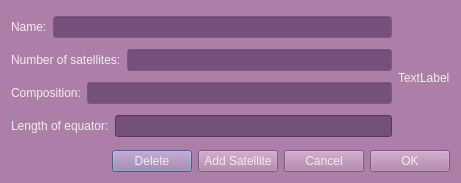
<?xml version="1.0" encoding="UTF-8"?>
<ui version="4.0">
 <class>Planet</class>
 <widget class="QDialog" name="Planet">
  <property name="geometry">
   <rect>
    <x>0</x>
    <y>0</y>
    <width>461</width>
    <height>183</height>
   </rect>
  </property>
  <property name="palette">
   <palette>
    <active>
     <colorrole role="WindowText">
      <brush brushstyle="SolidPattern">
       <color alpha="255">
        <red>238</red>
        <green>238</green>
        <blue>236</blue>
       </color>
      </brush>
     </colorrole>
     <colorrole role="Button">
      <brush brushstyle="SolidPattern">
       <color alpha="255">
        <red>173</red>
        <green>127</green>
        <blue>168</blue>
       </color>
      </brush>
     </colorrole>
     <colorrole role="Light">
      <brush brushstyle="SolidPattern">
       <color alpha="255">
        <red>255</red>
        <green>192</green>
        <blue>249</blue>
       </color>
      </brush>
     </colorrole>
     <colorrole role="Midlight">
      <brush brushstyle="SolidPattern">
       <color alpha="255">
        <red>214</red>
        <green>159</green>
        <blue>208</blue>
       </color>
      </brush>
     </colorrole>
     <colorrole role="Dark">
      <brush brushstyle="SolidPattern">
       <color alpha="255">
        <red>86</red>
        <green>63</green>
        <blue>84</blue>
       </color>
      </brush>
     </colorrole>
     <colorrole role="Mid">
      <brush brushstyle="SolidPattern">
       <color alpha="255">
        <red>115</red>
        <green>84</green>
        <blue>112</blue>
       </color>
      </brush>
     </colorrole>
     <colorrole role="Text">
      <brush brushstyle="SolidPattern">
       <color alpha="255">
        <red>238</red>
        <green>238</green>
        <blue>236</blue>
       </color>
      </brush>
     </colorrole>
     <colorrole role="BrightText">
      <brush brushstyle="SolidPattern">
       <color alpha="255">
        <red>255</red>
        <green>255</green>
        <blue>255</blue>
       </color>
      </brush>
     </colorrole>
     <colorrole role="ButtonText">
      <brush brushstyle="SolidPattern">
       <color alpha="255">
        <red>238</red>
        <green>238</green>
        <blue>236</blue>
       </color>
      </brush>
     </colorrole>
     <colorrole role="Base">
      <brush brushstyle="SolidPattern">
       <color alpha="255">
        <red>255</red>
        <green>255</green>
        <blue>255</blue>
       </color>
      </brush>
     </colorrole>
     <colorrole role="Window">
      <brush brushstyle="SolidPattern">
       <color alpha="255">
        <red>173</red>
        <green>127</green>
        <blue>168</blue>
       </color>
      </brush>
     </colorrole>
     <colorrole role="Shadow">
      <brush brushstyle="SolidPattern">
       <color alpha="255">
        <red>0</red>
        <green>0</green>
        <blue>0</blue>
       </color>
      </brush>
     </colorrole>
     <colorrole role="AlternateBase">
      <brush brushstyle="SolidPattern">
       <color alpha="255">
        <red>214</red>
        <green>191</green>
        <blue>211</blue>
       </color>
      </brush>
     </colorrole>
     <colorrole role="ToolTipBase">
      <brush brushstyle="SolidPattern">
       <color alpha="255">
        <red>255</red>
        <green>255</green>
        <blue>220</blue>
       </color>
      </brush>
     </colorrole>
     <colorrole role="ToolTipText">
      <brush brushstyle="SolidPattern">
       <color alpha="255">
        <red>238</red>
        <green>238</green>
        <blue>236</blue>
       </color>
      </brush>
     </colorrole>
    </active>
    <inactive>
     <colorrole role="WindowText">
      <brush brushstyle="SolidPattern">
       <color alpha="255">
        <red>238</red>
        <green>238</green>
        <blue>236</blue>
       </color>
      </brush>
     </colorrole>
     <colorrole role="Button">
      <brush brushstyle="SolidPattern">
       <color alpha="255">
        <red>173</red>
        <green>127</green>
        <blue>168</blue>
       </color>
      </brush>
     </colorrole>
     <colorrole role="Light">
      <brush brushstyle="SolidPattern">
       <color alpha="255">
        <red>255</red>
        <green>192</green>
        <blue>249</blue>
       </color>
      </brush>
     </colorrole>
     <colorrole role="Midlight">
      <brush brushstyle="SolidPattern">
       <color alpha="255">
        <red>214</red>
        <green>159</green>
        <blue>208</blue>
       </color>
      </brush>
     </colorrole>
     <colorrole role="Dark">
      <brush brushstyle="SolidPattern">
       <color alpha="255">
        <red>86</red>
        <green>63</green>
        <blue>84</blue>
       </color>
      </brush>
     </colorrole>
     <colorrole role="Mid">
      <brush brushstyle="SolidPattern">
       <color alpha="255">
        <red>115</red>
        <green>84</green>
        <blue>112</blue>
       </color>
      </brush>
     </colorrole>
     <colorrole role="Text">
      <brush brushstyle="SolidPattern">
       <color alpha="255">
        <red>238</red>
        <green>238</green>
        <blue>236</blue>
       </color>
      </brush>
     </colorrole>
     <colorrole role="BrightText">
      <brush brushstyle="SolidPattern">
       <color alpha="255">
        <red>255</red>
        <green>255</green>
        <blue>255</blue>
       </color>
      </brush>
     </colorrole>
     <colorrole role="ButtonText">
      <brush brushstyle="SolidPattern">
       <color alpha="255">
        <red>238</red>
        <green>238</green>
        <blue>236</blue>
       </color>
      </brush>
     </colorrole>
     <colorrole role="Base">
      <brush brushstyle="SolidPattern">
       <color alpha="255">
        <red>255</red>
        <green>255</green>
        <blue>255</blue>
       </color>
      </brush>
     </colorrole>
     <colorrole role="Window">
      <brush brushstyle="SolidPattern">
       <color alpha="255">
        <red>173</red>
        <green>127</green>
        <blue>168</blue>
       </color>
      </brush>
     </colorrole>
     <colorrole role="Shadow">
      <brush brushstyle="SolidPattern">
       <color alpha="255">
        <red>0</red>
        <green>0</green>
        <blue>0</blue>
       </color>
      </brush>
     </colorrole>
     <colorrole role="AlternateBase">
      <brush brushstyle="SolidPattern">
       <color alpha="255">
        <red>214</red>
        <green>191</green>
        <blue>211</blue>
       </color>
      </brush>
     </colorrole>
     <colorrole role="ToolTipBase">
      <brush brushstyle="SolidPattern">
       <color alpha="255">
        <red>255</red>
        <green>255</green>
        <blue>220</blue>
       </color>
      </brush>
     </colorrole>
     <colorrole role="ToolTipText">
      <brush brushstyle="SolidPattern">
       <color alpha="255">
        <red>238</red>
        <green>238</green>
        <blue>236</blue>
       </color>
      </brush>
     </colorrole>
    </inactive>
    <disabled>
     <colorrole role="WindowText">
      <brush brushstyle="SolidPattern">
       <color alpha="255">
        <red>86</red>
        <green>63</green>
        <blue>84</blue>
       </color>
      </brush>
     </colorrole>
     <colorrole role="Button">
      <brush brushstyle="SolidPattern">
       <color alpha="255">
        <red>173</red>
        <green>127</green>
        <blue>168</blue>
       </color>
      </brush>
     </colorrole>
     <colorrole role="Light">
      <brush brushstyle="SolidPattern">
       <color alpha="255">
        <red>255</red>
        <green>192</green>
        <blue>249</blue>
       </color>
      </brush>
     </colorrole>
     <colorrole role="Midlight">
      <brush brushstyle="SolidPattern">
       <color alpha="255">
        <red>214</red>
        <green>159</green>
        <blue>208</blue>
       </color>
      </brush>
     </colorrole>
     <colorrole role="Dark">
      <brush brushstyle="SolidPattern">
       <color alpha="255">
        <red>86</red>
        <green>63</green>
        <blue>84</blue>
       </color>
      </brush>
     </colorrole>
     <colorrole role="Mid">
      <brush brushstyle="SolidPattern">
       <color alpha="255">
        <red>115</red>
        <green>84</green>
        <blue>112</blue>
       </color>
      </brush>
     </colorrole>
     <colorrole role="Text">
      <brush brushstyle="SolidPattern">
       <color alpha="255">
        <red>86</red>
        <green>63</green>
        <blue>84</blue>
       </color>
      </brush>
     </colorrole>
     <colorrole role="BrightText">
      <brush brushstyle="SolidPattern">
       <color alpha="255">
        <red>255</red>
        <green>255</green>
        <blue>255</blue>
       </color>
      </brush>
     </colorrole>
     <colorrole role="ButtonText">
      <brush brushstyle="SolidPattern">
       <color alpha="255">
        <red>86</red>
        <green>63</green>
        <blue>84</blue>
       </color>
      </brush>
     </colorrole>
     <colorrole role="Base">
      <brush brushstyle="SolidPattern">
       <color alpha="255">
        <red>173</red>
        <green>127</green>
        <blue>168</blue>
       </color>
      </brush>
     </colorrole>
     <colorrole role="Window">
      <brush brushstyle="SolidPattern">
       <color alpha="255">
        <red>173</red>
        <green>127</green>
        <blue>168</blue>
       </color>
      </brush>
     </colorrole>
     <colorrole role="Shadow">
      <brush brushstyle="SolidPattern">
       <color alpha="255">
        <red>0</red>
        <green>0</green>
        <blue>0</blue>
       </color>
      </brush>
     </colorrole>
     <colorrole role="AlternateBase">
      <brush brushstyle="SolidPattern">
       <color alpha="255">
        <red>173</red>
        <green>127</green>
        <blue>168</blue>
       </color>
      </brush>
     </colorrole>
     <colorrole role="ToolTipBase">
      <brush brushstyle="SolidPattern">
       <color alpha="255">
        <red>255</red>
        <green>255</green>
        <blue>220</blue>
       </color>
      </brush>
     </colorrole>
     <colorrole role="ToolTipText">
      <brush brushstyle="SolidPattern">
       <color alpha="255">
        <red>238</red>
        <green>238</green>
        <blue>236</blue>
       </color>
      </brush>
     </colorrole>
    </disabled>
   </palette>
  </property>
  <property name="windowTitle">
   <string>Dialog</string>
  </property>
  <layout class="QGridLayout" name="gridLayout_2">
   <item row="0" column="0">
    <layout class="QGridLayout" name="gridLayout">
     <item row="0" column="0">
      <layout class="QHBoxLayout" name="horizontalLayout_6">
       <item>
        <layout class="QVBoxLayout" name="verticalLayout">
         <item>
          <layout class="QHBoxLayout" name="horizontalLayout_4">
           <item>
            <widget class="QLabel" name="label_2">
             <property name="text">
              <string>Name:</string>
             </property>
            </widget>
           </item>
           <item>
            <widget class="QLineEdit" name="name">
             <property name="palette">
              <palette>
               <active>
                <colorrole role="Base">
                 <brush brushstyle="SolidPattern">
                  <color alpha="255">
                   <red>117</red>
                   <green>80</green>
                   <blue>123</blue>
                  </color>
                 </brush>
                </colorrole>
               </active>
               <inactive>
                <colorrole role="Base">
                 <brush brushstyle="SolidPattern">
                  <color alpha="255">
                   <red>117</red>
                   <green>80</green>
                   <blue>123</blue>
                  </color>
                 </brush>
                </colorrole>
               </inactive>
               <disabled>
                <colorrole role="Base">
                 <brush brushstyle="SolidPattern">
                  <color alpha="255">
                   <red>173</red>
                   <green>127</green>
                   <blue>168</blue>
                  </color>
                 </brush>
                </colorrole>
               </disabled>
              </palette>
             </property>
            </widget>
           </item>
          </layout>
         </item>
         <item>
          <layout class="QHBoxLayout" name="horizontalLayout_2">
           <item>
            <widget class="QLabel" name="label1">
             <property name="text">
              <string>Number of satellites:</string>
             </property>
            </widget>
           </item>
           <item>
            <widget class="QLineEdit" name="num_of_satellites">
             <property name="palette">
              <palette>
               <active>
                <colorrole role="Base">
                 <brush brushstyle="SolidPattern">
                  <color alpha="255">
                   <red>117</red>
                   <green>80</green>
                   <blue>123</blue>
                  </color>
                 </brush>
                </colorrole>
               </active>
               <inactive>
                <colorrole role="Base">
                 <brush brushstyle="SolidPattern">
                  <color alpha="255">
                   <red>117</red>
                   <green>80</green>
                   <blue>123</blue>
                  </color>
                 </brush>
                </colorrole>
               </inactive>
               <disabled>
                <colorrole role="Base">
                 <brush brushstyle="SolidPattern">
                  <color alpha="255">
                   <red>173</red>
                   <green>127</green>
                   <blue>168</blue>
                  </color>
                 </brush>
                </colorrole>
               </disabled>
              </palette>
             </property>
            </widget>
           </item>
          </layout>
         </item>
         <item>
          <layout class="QHBoxLayout" name="horizontalLayout">
           <item>
            <widget class="QLabel" name="label2">
             <property name="text">
              <string>Composition:</string>
             </property>
            </widget>
           </item>
           <item>
            <widget class="QLineEdit" name="composition">
             <property name="palette">
              <palette>
               <active>
                <colorrole role="Base">
                 <brush brushstyle="SolidPattern">
                  <color alpha="255">
                   <red>117</red>
                   <green>80</green>
                   <blue>123</blue>
                  </color>
                 </brush>
                </colorrole>
               </active>
               <inactive>
                <colorrole role="Base">
                 <brush brushstyle="SolidPattern">
                  <color alpha="255">
                   <red>117</red>
                   <green>80</green>
                   <blue>123</blue>
                  </color>
                 </brush>
                </colorrole>
               </inactive>
               <disabled>
                <colorrole role="Base">
                 <brush brushstyle="SolidPattern">
                  <color alpha="255">
                   <red>173</red>
                   <green>127</green>
                   <blue>168</blue>
                  </color>
                 </brush>
                </colorrole>
               </disabled>
              </palette>
             </property>
             <property name="text">
              <string/>
             </property>
            </widget>
           </item>
          </layout>
         </item>
         <item>
          <layout class="QHBoxLayout" name="horizontalLayout_3">
           <item>
            <widget class="QLabel" name="label0">
             <property name="text">
              <string>Length of equator:</string>
             </property>
            </widget>
           </item>
           <item>
            <widget class="QLineEdit" name="length_of_equator">
             <property name="palette">
              <palette>
               <active>
                <colorrole role="WindowText">
                 <brush brushstyle="SolidPattern">
                  <color alpha="255">
                   <red>255</red>
                   <green>255</green>
                   <blue>255</blue>
                  </color>
                 </brush>
                </colorrole>
                <colorrole role="Button">
                 <brush brushstyle="SolidPattern">
                  <color alpha="255">
                   <red>117</red>
                   <green>80</green>
                   <blue>123</blue>
                  </color>
                 </brush>
                </colorrole>
                <colorrole role="Light">
                 <brush brushstyle="SolidPattern">
                  <color alpha="255">
                   <red>176</red>
                   <green>120</green>
                   <blue>185</blue>
                  </color>
                 </brush>
                </colorrole>
                <colorrole role="Midlight">
                 <brush brushstyle="SolidPattern">
                  <color alpha="255">
                   <red>146</red>
                   <green>100</green>
                   <blue>154</blue>
                  </color>
                 </brush>
                </colorrole>
                <colorrole role="Dark">
                 <brush brushstyle="SolidPattern">
                  <color alpha="255">
                   <red>58</red>
                   <green>40</green>
                   <blue>61</blue>
                  </color>
                 </brush>
                </colorrole>
                <colorrole role="Mid">
                 <brush brushstyle="SolidPattern">
                  <color alpha="255">
                   <red>78</red>
                   <green>53</green>
                   <blue>82</blue>
                  </color>
                 </brush>
                </colorrole>
                <colorrole role="Text">
                 <brush brushstyle="SolidPattern">
                  <color alpha="255">
                   <red>255</red>
                   <green>255</green>
                   <blue>255</blue>
                  </color>
                 </brush>
                </colorrole>
                <colorrole role="BrightText">
                 <brush brushstyle="SolidPattern">
                  <color alpha="255">
                   <red>255</red>
                   <green>255</green>
                   <blue>255</blue>
                  </color>
                 </brush>
                </colorrole>
                <colorrole role="ButtonText">
                 <brush brushstyle="SolidPattern">
                  <color alpha="255">
                   <red>255</red>
                   <green>255</green>
                   <blue>255</blue>
                  </color>
                 </brush>
                </colorrole>
                <colorrole role="Base">
                 <brush brushstyle="SolidPattern">
                  <color alpha="255">
                   <red>117</red>
                   <green>80</green>
                   <blue>123</blue>
                  </color>
                 </brush>
                </colorrole>
                <colorrole role="Window">
                 <brush brushstyle="SolidPattern">
                  <color alpha="255">
                   <red>117</red>
                   <green>80</green>
                   <blue>123</blue>
                  </color>
                 </brush>
                </colorrole>
                <colorrole role="Shadow">
                 <brush brushstyle="SolidPattern">
                  <color alpha="255">
                   <red>0</red>
                   <green>0</green>
                   <blue>0</blue>
                  </color>
                 </brush>
                </colorrole>
                <colorrole role="AlternateBase">
                 <brush brushstyle="SolidPattern">
                  <color alpha="255">
                   <red>58</red>
                   <green>40</green>
                   <blue>61</blue>
                  </color>
                 </brush>
                </colorrole>
                <colorrole role="ToolTipBase">
                 <brush brushstyle="SolidPattern">
                  <color alpha="255">
                   <red>255</red>
                   <green>255</green>
                   <blue>220</blue>
                  </color>
                 </brush>
                </colorrole>
                <colorrole role="ToolTipText">
                 <brush brushstyle="SolidPattern">
                  <color alpha="255">
                   <red>0</red>
                   <green>0</green>
                   <blue>0</blue>
                  </color>
                 </brush>
                </colorrole>
               </active>
               <inactive>
                <colorrole role="WindowText">
                 <brush brushstyle="SolidPattern">
                  <color alpha="255">
                   <red>255</red>
                   <green>255</green>
                   <blue>255</blue>
                  </color>
                 </brush>
                </colorrole>
                <colorrole role="Button">
                 <brush brushstyle="SolidPattern">
                  <color alpha="255">
                   <red>117</red>
                   <green>80</green>
                   <blue>123</blue>
                  </color>
                 </brush>
                </colorrole>
                <colorrole role="Light">
                 <brush brushstyle="SolidPattern">
                  <color alpha="255">
                   <red>176</red>
                   <green>120</green>
                   <blue>185</blue>
                  </color>
                 </brush>
                </colorrole>
                <colorrole role="Midlight">
                 <brush brushstyle="SolidPattern">
                  <color alpha="255">
                   <red>146</red>
                   <green>100</green>
                   <blue>154</blue>
                  </color>
                 </brush>
                </colorrole>
                <colorrole role="Dark">
                 <brush brushstyle="SolidPattern">
                  <color alpha="255">
                   <red>58</red>
                   <green>40</green>
                   <blue>61</blue>
                  </color>
                 </brush>
                </colorrole>
                <colorrole role="Mid">
                 <brush brushstyle="SolidPattern">
                  <color alpha="255">
                   <red>78</red>
                   <green>53</green>
                   <blue>82</blue>
                  </color>
                 </brush>
                </colorrole>
                <colorrole role="Text">
                 <brush brushstyle="SolidPattern">
                  <color alpha="255">
                   <red>255</red>
                   <green>255</green>
                   <blue>255</blue>
                  </color>
                 </brush>
                </colorrole>
                <colorrole role="BrightText">
                 <brush brushstyle="SolidPattern">
                  <color alpha="255">
                   <red>255</red>
                   <green>255</green>
                   <blue>255</blue>
                  </color>
                 </brush>
                </colorrole>
                <colorrole role="ButtonText">
                 <brush brushstyle="SolidPattern">
                  <color alpha="255">
                   <red>255</red>
                   <green>255</green>
                   <blue>255</blue>
                  </color>
                 </brush>
                </colorrole>
                <colorrole role="Base">
                 <brush brushstyle="SolidPattern">
                  <color alpha="255">
                   <red>117</red>
                   <green>80</green>
                   <blue>123</blue>
                  </color>
                 </brush>
                </colorrole>
                <colorrole role="Window">
                 <brush brushstyle="SolidPattern">
                  <color alpha="255">
                   <red>117</red>
                   <green>80</green>
                   <blue>123</blue>
                  </color>
                 </brush>
                </colorrole>
                <colorrole role="Shadow">
                 <brush brushstyle="SolidPattern">
                  <color alpha="255">
                   <red>0</red>
                   <green>0</green>
                   <blue>0</blue>
                  </color>
                 </brush>
                </colorrole>
                <colorrole role="AlternateBase">
                 <brush brushstyle="SolidPattern">
                  <color alpha="255">
                   <red>58</red>
                   <green>40</green>
                   <blue>61</blue>
                  </color>
                 </brush>
                </colorrole>
                <colorrole role="ToolTipBase">
                 <brush brushstyle="SolidPattern">
                  <color alpha="255">
                   <red>255</red>
                   <green>255</green>
                   <blue>220</blue>
                  </color>
                 </brush>
                </colorrole>
                <colorrole role="ToolTipText">
                 <brush brushstyle="SolidPattern">
                  <color alpha="255">
                   <red>0</red>
                   <green>0</green>
                   <blue>0</blue>
                  </color>
                 </brush>
                </colorrole>
               </inactive>
               <disabled>
                <colorrole role="WindowText">
                 <brush brushstyle="SolidPattern">
                  <color alpha="255">
                   <red>58</red>
                   <green>40</green>
                   <blue>61</blue>
                  </color>
                 </brush>
                </colorrole>
                <colorrole role="Button">
                 <brush brushstyle="SolidPattern">
                  <color alpha="255">
                   <red>117</red>
                   <green>80</green>
                   <blue>123</blue>
                  </color>
                 </brush>
                </colorrole>
                <colorrole role="Light">
                 <brush brushstyle="SolidPattern">
                  <color alpha="255">
                   <red>176</red>
                   <green>120</green>
                   <blue>185</blue>
                  </color>
                 </brush>
                </colorrole>
                <colorrole role="Midlight">
                 <brush brushstyle="SolidPattern">
                  <color alpha="255">
                   <red>146</red>
                   <green>100</green>
                   <blue>154</blue>
                  </color>
                 </brush>
                </colorrole>
                <colorrole role="Dark">
                 <brush brushstyle="SolidPattern">
                  <color alpha="255">
                   <red>58</red>
                   <green>40</green>
                   <blue>61</blue>
                  </color>
                 </brush>
                </colorrole>
                <colorrole role="Mid">
                 <brush brushstyle="SolidPattern">
                  <color alpha="255">
                   <red>78</red>
                   <green>53</green>
                   <blue>82</blue>
                  </color>
                 </brush>
                </colorrole>
                <colorrole role="Text">
                 <brush brushstyle="SolidPattern">
                  <color alpha="255">
                   <red>58</red>
                   <green>40</green>
                   <blue>61</blue>
                  </color>
                 </brush>
                </colorrole>
                <colorrole role="BrightText">
                 <brush brushstyle="SolidPattern">
                  <color alpha="255">
                   <red>255</red>
                   <green>255</green>
                   <blue>255</blue>
                  </color>
                 </brush>
                </colorrole>
                <colorrole role="ButtonText">
                 <brush brushstyle="SolidPattern">
                  <color alpha="255">
                   <red>58</red>
                   <green>40</green>
                   <blue>61</blue>
                  </color>
                 </brush>
                </colorrole>
                <colorrole role="Base">
                 <brush brushstyle="SolidPattern">
                  <color alpha="255">
                   <red>117</red>
                   <green>80</green>
                   <blue>123</blue>
                  </color>
                 </brush>
                </colorrole>
                <colorrole role="Window">
                 <brush brushstyle="SolidPattern">
                  <color alpha="255">
                   <red>117</red>
                   <green>80</green>
                   <blue>123</blue>
                  </color>
                 </brush>
                </colorrole>
                <colorrole role="Shadow">
                 <brush brushstyle="SolidPattern">
                  <color alpha="255">
                   <red>0</red>
                   <green>0</green>
                   <blue>0</blue>
                  </color>
                 </brush>
                </colorrole>
                <colorrole role="AlternateBase">
                 <brush brushstyle="SolidPattern">
                  <color alpha="255">
                   <red>117</red>
                   <green>80</green>
                   <blue>123</blue>
                  </color>
                 </brush>
                </colorrole>
                <colorrole role="ToolTipBase">
                 <brush brushstyle="SolidPattern">
                  <color alpha="255">
                   <red>255</red>
                   <green>255</green>
                   <blue>220</blue>
                  </color>
                 </brush>
                </colorrole>
                <colorrole role="ToolTipText">
                 <brush brushstyle="SolidPattern">
                  <color alpha="255">
                   <red>0</red>
                   <green>0</green>
                   <blue>0</blue>
                  </color>
                 </brush>
                </colorrole>
               </disabled>
              </palette>
             </property>
            </widget>
           </item>
          </layout>
         </item>
        </layout>
       </item>
       <item>
        <widget class="QLabel" name="label">
         <property name="text">
          <string>TextLabel</string>
         </property>
        </widget>
       </item>
      </layout>
     </item>
     <item row="1" column="0">
      <layout class="QHBoxLayout" name="horizontalLayout_5">
       <item>
        <spacer name="horizontalSpacer">
         <property name="orientation">
          <enum>Qt::Horizontal</enum>
         </property>
         <property name="sizeHint" stdset="0">
          <size>
           <width>40</width>
           <height>20</height>
          </size>
         </property>
        </spacer>
       </item>
       <item>
        <widget class="QPushButton" name="Delete">
         <property name="text">
          <string>Delete</string>
         </property>
        </widget>
       </item>
       <item>
        <widget class="QPushButton" name="add_satellite">
         <property name="text">
          <string>Add Satellite</string>
         </property>
        </widget>
       </item>
       <item>
        <widget class="QPushButton" name="cancel">
         <property name="text">
          <string>Cancel</string>
         </property>
        </widget>
       </item>
       <item>
        <widget class="QPushButton" name="ok">
         <property name="text">
          <string>OK</string>
         </property>
        </widget>
       </item>
      </layout>
     </item>
    </layout>
   </item>
  </layout>
 </widget>
 <resources/>
 <connections/>
</ui>
